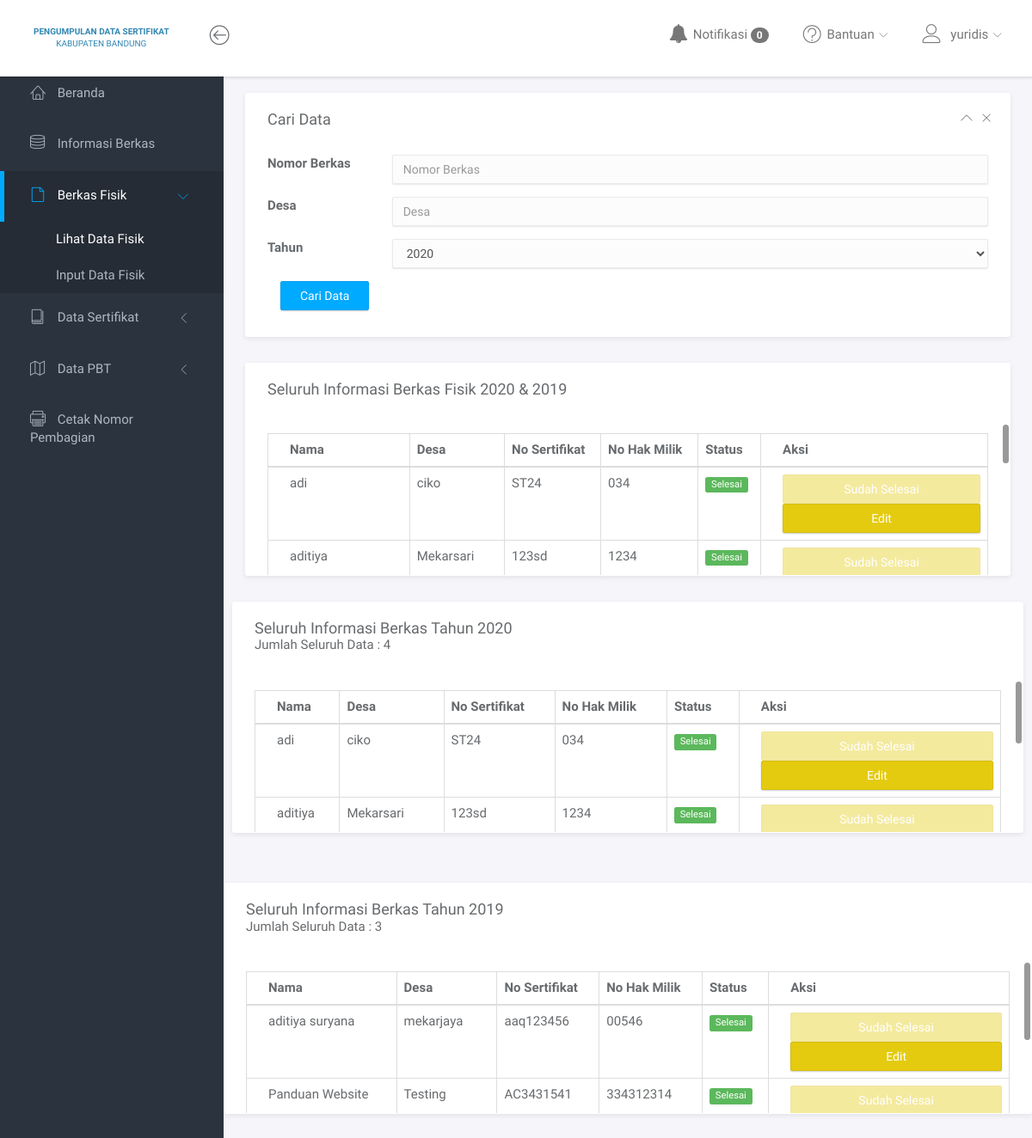
The page /user/data_fisik.php (signed in) on the database as committed earlier.
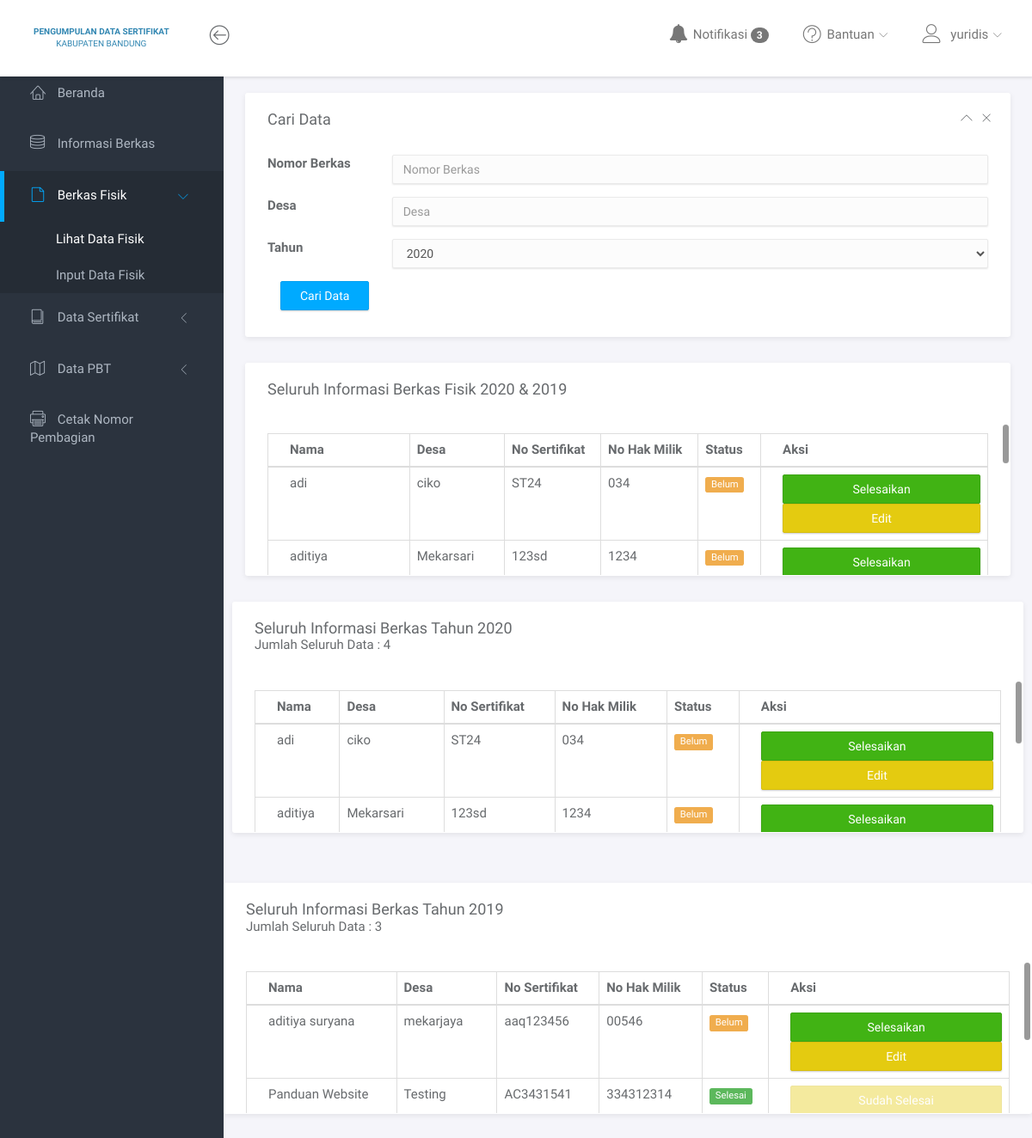
The same page on the database as committed later.
### tables this page shows
CREATE TABLE `data_fisik` (
  `no_berkas` varchar(20) NOT NULL,
  `desa` varchar(30) NOT NULL,
  `nama` varchar(50) NOT NULL,
  `no_hak` varchar(50) NOT NULL,
  `no_sertifikat` varchar(50) NOT NULL,
  `status` varchar(20) NOT NULL,
  `tahun` varchar(20) NOT NULL
);

### user/data_fisik.php (the view, shortened to what the changed rows need)
<?php
include '../core/conn.php';
$data20 = mysqli_query($connection, "SELECT * FROM data_fisik WHERE tahun='2020'");
$data19 = mysqli_query($connection, "SELECT * FROM data_fisik WHERE tahun='2019'");
if(isset($_GET['submit'])){
	$no_berkas = $_GET['no_berkas'];
	$desa = $_GET['desa'];
	$tahun = $_GET['tahun'];
	$query = mysqli_query($connection, "SELECT * FROM data_fisik WHERE no_berkas LIKE '%".$no_berkas."%' AND desa LIKE '%".$desa."%'");
	$judul = "Hasil Pencarian";
	$subjudul = "Ditemukan 1 Data";
}else{
	$query = mysqli_query($connection, "SELECT * FROM data_fisik");
}
	$ambilNF = mysqli_query($connection,"SELECT * FROM permohonan WHERE notif_fisik = 'unread' ORDER BY id_permohonan ASC");
  	$jumlahNF = mysqli_num_rows($ambilNF);
	$ambilNY = mysqli_query($connection,"SELECT * FROM permohonan WHERE notif_yuridis = 'unread' ORDER BY id_permohonan ASC");
  	$jumlahNY = mysqli_num_rows($ambilNY);
?>
<!DOCTYPE html>
<html lang="en">
<head>
	<link rel="stylesheet" href="assets/vendor/bootstrap/css/bootstrap.min.css">
	<link rel="stylesheet" href="assets/vendor/font-awesome/css/font-awesome.min.css">
	<link rel="stylesheet" href="assets/vendor/linearicons/style.css">
	<link rel="stylesheet" href="assets/vendor/chartist/css/chartist-custom.css">
	<link rel="stylesheet" href="assets/css/main.css">
	<link rel="stylesheet" href="assets/css/demo.css">
</head>
<body>
	<div id="wrapper">
		<nav class="navbar navbar-default navbar-fixed-top">
			<div class="container-fluid">
				<div id="navbar-menu">
					<ul class="nav navbar-nav navbar-right">
						<li class="dropdown">
							<a href="#" class="dropdown-toggle" data-toggle="dropdown"><i class="fa fa-bell"></i> <span>Notifikasi <span class="badge">
								<?php
								if ($_SESSION['jabatan']=="Fisik") {
							 		echo $jumlahNF;
								}elseif ($_SESSION['jabatan']=="Yuridis") {
									echo $jumlahNY;
								}
							 ?></span></span></a>
						</li>
					</ul>
				</div>
			</div>
		</nav>
		<div class="main">
			<div class="main-content">
				<div class="container-fluid">
					<div class="panel" id="panel-scrolling-demo">
							<div class="panel-body">
								<table class="table table-bordered">
									<thead>
										<tr class="">
											<th>Nama</th>
											<th>Desa</th>
											<th>No Sertifikat</th>
											<th>No Hak Milik</th>
											<th>Status</th>
											<th>Aksi</th>
										</tr>
									</thead>
									<tbody>
										<?php
										while ($d = mysqli_fetch_array($query)) {
											if ($d['status']=="Selesai") {
												$label = "label-success";
												$value = "Sudah Selesai";
												$button = "btn-warning disabled";
												$onclick = "";
												$link = "#";
											}else{
												$label = "label-warning";
												$value = "Selesaikan";
												$button = "btn-success";
												$onclick = "return confirm('Konfirmasi Untuk Menyelesaikan Status?')";
												$link = "controller/updatefisik.php?no_berkas=".$d['no_berkas'];
											}
											$link_edit = "update_fisik.php?no_berkas=".$d['no_berkas'];
										?>
										<tr>
											<td><?=$d['nama'];?></td>
											<td><?=$d['desa'];?></td>
											<td><?=$d['no_sertifikat'];?></td>
											<td><?=$d['no_hak'];?></td>
											<td><span class="label <?=$label;?>"><?=$d['status'];?></span></td>
											<td class="text-center">
												<a href="<?=$link;?>">
												<button onclick="<?=$onclick;?>" type="button" class="form-control btn <?=$button;?>" value=""><?=$value;?></button>
											</a>
											<a href="<?=$link_edit;?>">
												<button type="button" class="form-control btn btn-warning" value="">Edit</button>
											</a>
											</td>
										</tr>
										<?php
									}
										?>
									</tbody>
								</table>
							</div>
						</div>
					</div>
					<div class="panel" id="panel-scrolling-demo">
							<div class="panel-body">
								<table class="table table-bordered">
									<thead>
										<tr class="">
											<th>Nama</th>
											<th>Desa</th>
											<th>No Sertifikat</th>
											<th>No Hak Milik</th>
											<th>Status</th>
											<th>Aksi</th>
										</tr>
									</thead>
									<tbody>
										<?php
										while ($d = mysqli_fetch_array($data20)) {
											if ($d['status']=="Selesai") {
												$label = "label-success";
												$value = "Sudah Selesai";
												$button = "btn-warning disabled";
												$onclick = "";
												$link = "#";
											}else{
												$label = "label-warning";
												$value = "Selesaikan";
												$button = "btn-success";
												$onclick = "return confirm('Konfirmasi Untuk Menyelesaikan Status?')";
												$link = "controller/updatefisik.php?no_berkas=".$d['no_berkas'];
											}
											$link_edit = "update_fisik.php?no_berkas=".$d['no_berkas'];
										?>
										<tr>
											<td><?=$d['nama'];?></td>
											<td><?=$d['desa'];?></td>
											<td><?=$d['no_sertifikat'];?></td>
											<td><?=$d['no_hak'];?></td>
											<td><span class="label <?=$label;?>"><?=$d['status'];?></span></td>
											<td class="text-center">
												<a href="<?=$link;?>">
												<button onclick="<?=$onclick;?>" type="button" class="form-control btn <?=$button;?>" value=""><?=$value;?></button>
											</a>
											<a href="<?=$link_edit;?>">
												<button type="button" class="form-control btn btn-warning" value="">Edit</button>
											</a>
											</td>
										</tr>
										<?php
									}
										?>
									</tbody>
								</table>
							</div>
						</div>
					</div>
					<div class="panel" id="panel-scrolling-demo">
							<div class="panel-body">
								<table class="table table-bordered">
									<thead>
										<tr class="">
											<th>Nama</th>
											<th>Desa</th>
											<th>No Sertifikat</th>
											<th>No Hak Milik</th>
											<th>Status</th>
											<th>Aksi</th>
										</tr>
									</thead>
									<tbody>
										<?php
										while ($d = mysqli_fetch_array($data19)) {
											if ($d['status']=="Selesai") {
												$label = "label-success";
												$value = "Sudah Selesai";
												$button = "btn-warning disabled";
												$onclick = "";
												$link = "#";
											}else{
												$label = "label-warning";
												$value = "Selesaikan";
												$button = "btn-success";
												$onclick = "return confirm('Konfirmasi Untuk Menyelesaikan Status?')";
												$link = "controller/updatefisik.php?no_berkas=".$d['no_berkas'];
											}
											$link_edit = "update_fisik.php?no_berkas=".$d['no_berkas'];
										?>
										<tr>
											<td><?=$d['nama'];?></td>
											<td><?=$d['desa'];?></td>
											<td><?=$d['no_sertifikat'];?></td>
											<td><?=$d['no_hak'];?></td>
											<td><span class="label <?=$label;?>"><?=$d['status'];?></span></td>
											<td class="text-center">
												<a href="<?=$link;?>">
												<button onclick="<?=$onclick;?>" type="button" class="form-control btn <?=$button;?>" value=""><?=$value;?></button>
											</a>
											<a href="<?=$link_edit;?>">
												<button type="button" class="form-control btn btn-warning" value="">Edit</button>
											</a>
											</td>
										</tr>
										<?php
									}
										?>
									</tbody>
								</table>
							</div>
						</div>
					</div>
				</div>
</body>
</html>

Rows that differ between the two databases and show on the page:
changed data_fisik "adi": status "Selesai" → "Belum"; status "Sudah Selesai" → "Selesaikan"
changed data_fisik "aditiya": status "Selesai" → "Belum"; status "Sudah Selesai" → "Selesaikan"
changed data_fisik "aditiya suryana": status "Selesai" → "Belum"; status "Sudah Selesai" → "Selesaikan"
Other text that changed with them:
$jumlahNY: "0" → "3"
